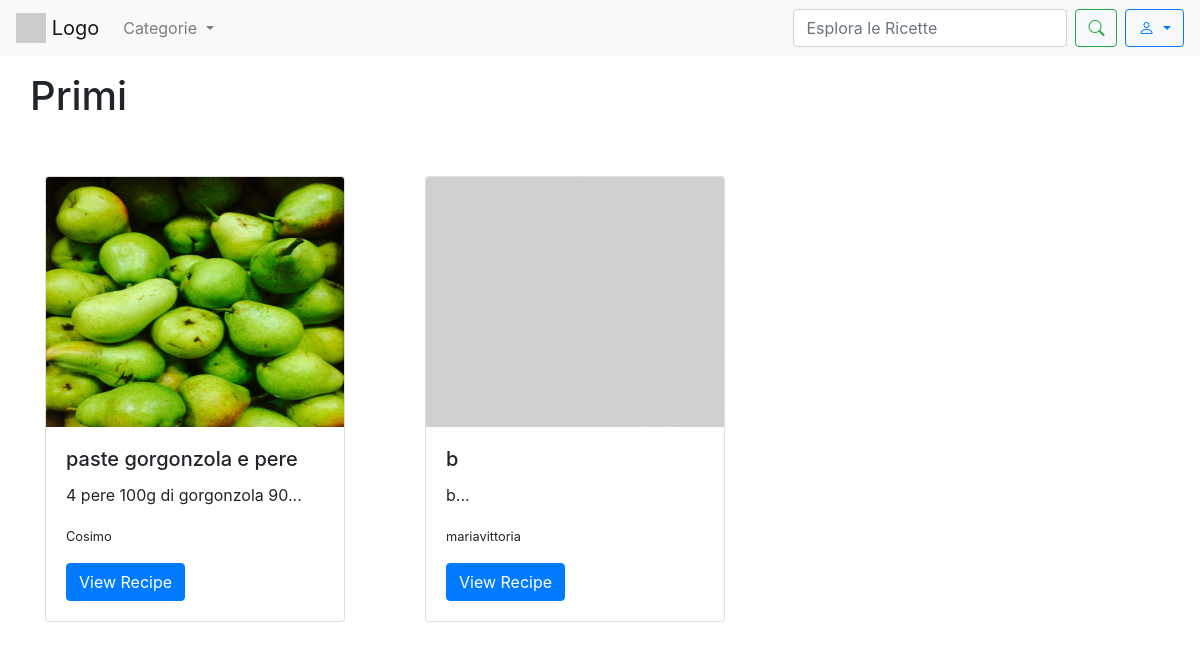
Page /primi/ (signed in) on the committed database.
### sito/models.py (models this page shows, shortened)
class Recipe(models.Model):
    title = models.CharField(max_length=200)
    photo = models.ImageField(upload_to='recipes_photos/', blank=True, null=True)
    preparationtime = models.CharField(help_text="Totale tempo di preparazione (es: 1 hour 30 minutes)", max_length=200,
                                       blank=True, null=True)
    category = models.ForeignKey(Category, on_delete=models.CASCADE)
    user = models.ForeignKey('CustomUser', on_delete=models.CASCADE)
    ingredients = models.TextField()
    instructions = models.TextField()

class CustomUser(AbstractUser):
    profile_image = models.ImageField(upload_to='profile_images/', blank=True, null=True)
    def __str__(self):
        return self.username

### sito/views.py (the view)
# urls.py: path("primi/", primi, name='primi'),
def primi(request):
    category = Category.objects.get(name='Primi')
    recipes = Recipe.objects.filter(category=category)
    context = {
        'recipes': recipes
    }
    return render(request, 'primi.html', context)

### template/primi.html (shortened to what this page needs)
<!DOCTYPE html>
{% load static %}
<html lang="it">
<head>
    <link rel="stylesheet" href="https://maxcdn.bootstrapcdn.com/bootstrap/4.5.2/css/bootstrap.min.css">
    <link rel="stylesheet" href="https://cdn.jsdelivr.net/npm/bootstrap-icons/font/bootstrap-icons.css">
</head>
<body>
    <nav class="navbar navbar-expand-lg navbar-light bg-light">
        <a class="navbar-brand" href="{% url 'homepage' %}">
            <img src="https://via.placeholder.com/30" alt="Logo" class="d-inline-block align-top">
            Logo
        </a>
            <ul class="navbar-nav mr-auto">
                <li class="nav-item dropdown">
                  <div class="nav-link dropdown-toggle" role="button" data-toggle="dropdown" aria-expanded="false" id="CategoryDropdown">
                    Categorie
                  </div>
                </li>
            </ul>
            <form class="form-inline my-2 my-lg-0" method="GET" action="{% url 'search' %}">
                <input class="form-control mr-sm-2" type="search" name ="q" placeholder="Esplora le Ricette" aria-label="Search" required>
                <button class="btn btn-outline-success my-2 my-sm-0" type="submit"><i class="bi bi-search"></i></button>
            </form>
            <div class="dropdown ml-2">
                <button class="btn btn-outline-primary dropdown-toggle" type="button" id="userDropdown" data-toggle="dropdown" aria-haspopup="true" aria-expanded="false">
                    <i class="bi bi-person"></i>
                </button>
            </div>
    </nav>
    <div class="container mt-3">
        <div class="row">
            <h1 class="mx-0">Primi</h1>
        </div>
    </div>
    <div class="container py-5">
        <div class="row">
            {% if recipes %}
                    {% for recipe in recipes %}
                    <div class="col-md-4 mb-4">
                        <div class="card mb-3" style="max-width: 300px;">
                                {% if recipe.photo %}
                                <img src=" {{ recipe.photo.url }} " class=" card-img-top rounded-start" alt="foto ricetta" style="max-height: 250px; overflow-y: hidden" >
                                {% else %}
                                <img src="{% static 'images/defaultrecipe.jpg' %}" class="card-img-top rounded-start" alt="foto ricetta" style="max-height: 250px; overflow-y: hidden">
                                {% endif %}
                                <div class="card-body">
                                    <h5 class="card-title">{{ recipe.title }}</h5>
                                    <p class="card-text">{{ recipe.ingredients|slice:":30" }}...</p>
                                    <p class="card-text"><small class="text-body-secondary">{{recipe.user}}</small></p>
                                    <a href="{% url 'recipe_detail' recipe.id %}" class="btn btn-primary">View Recipe</a>
                                </div>
                            </div>
                    </div>
                {% endfor %}
            {% else %}
                <p class="text-danger">Non ci sono ancora ricette in questa categoria. </p>
            {% endif %}
        </div>
    </div>
</body>
</html>

### rows in the picture
Recipe: photo (picture), title "paste gorgonzola e pere", ingredients "4 pere 100g di gorgonzola 90", user "Cosimo"
Recipe: title "b", ingredients "b", user "mariavittoria"
